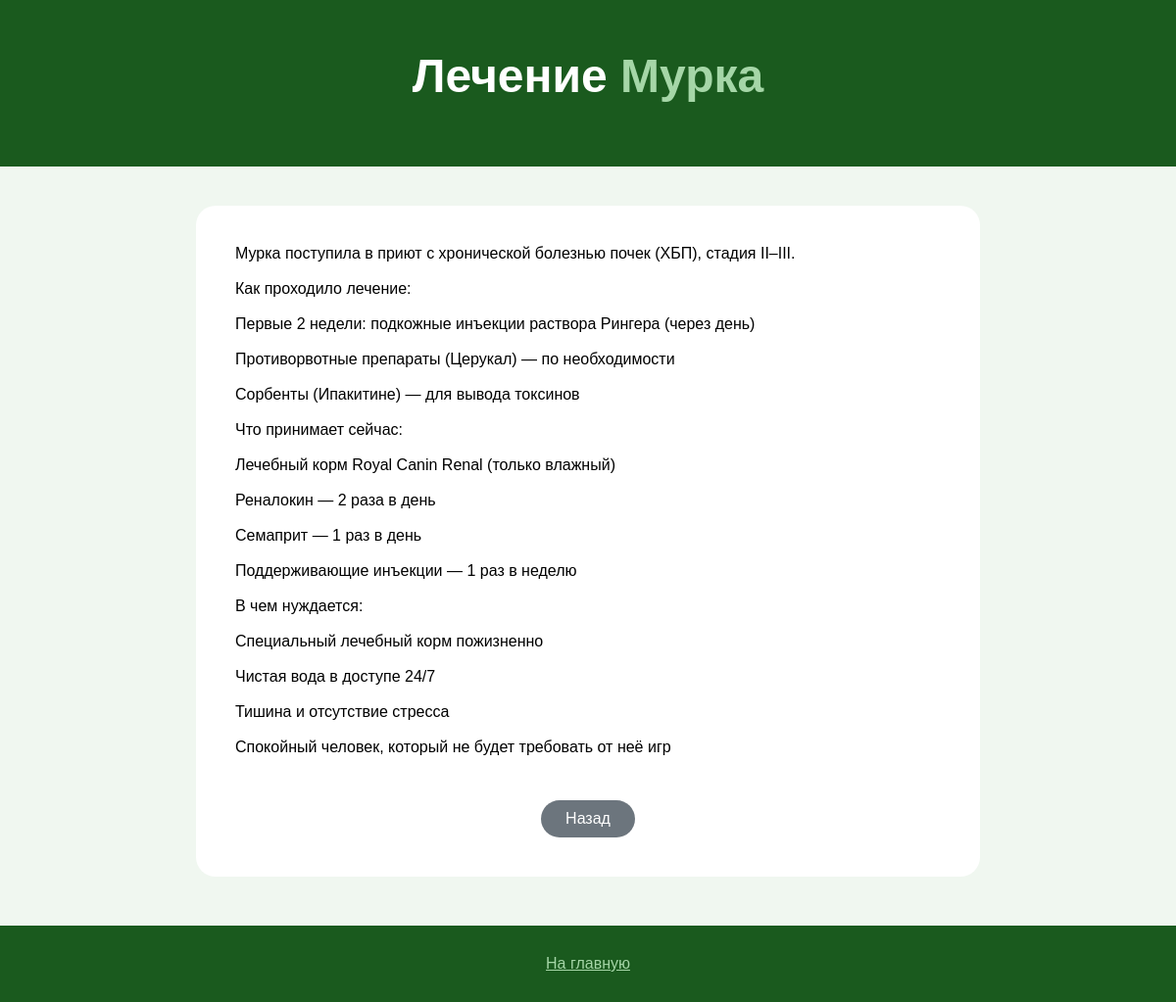
The app's page /views/treatment.php?id=3 with its own data.
### tables this page shows
CREATE TABLE `animals` (
  `id` int(11) NOT NULL,
  `name` varchar(50) NOT NULL,
  `species` varchar(30) NOT NULL,
  `breed` varchar(50) DEFAULT NULL,
  `age` int(11) DEFAULT NULL,
  `status` varchar(20) DEFAULT 'waiting',
  `photo_url` varchar(255) DEFAULT NULL
);

CREATE TABLE `animal_details` (
  `id` int(11) NOT NULL,
  `animal_id` int(11) NOT NULL,
  `character_desc` text,
  `health_desc` text,
  `story` text,
  `text` varchar(1000) NOT NULL,
  `treatment_text` text
);

### model/models.php (called while the page is built, shortened)
<?php
function detailsAnimal($pdo, $id)
{
    $sql = "SELECT * FROM animal_details WHERE animal_id = :id";
    $stmt = $pdo->prepare($sql);
    $stmt->execute([':id' => $id]);
    return $stmt->fetch();
}
?>

### views/treatment.php (the view, shortened to what this page needs)
<?php
require_once '../model/models.php';
$id = $_GET['id'];
$stmt = $pdo->prepare("SELECT * FROM animals WHERE id = $id");
$stmt->execute();
$animal = $stmt->fetch();
$details = detailsAnimal($pdo, $id);
?>
<!doctype html>
<html lang="ru">
<head>
    <link rel="stylesheet" href="../css/main.css">
</head>
<body>
    <div class="header">
        <h1>Лечение <span><?= $animal['name'] ?></span></h1>
    </div>
    <div style="max-width:800px; margin:40px auto; background:white; padding:40px; border-radius:20px;">
        <?= nl2br($details['treatment_text']) ?>
        <div style="text-align:center; margin-top:30px;"><a href="animals.php" class="btn" style="background:#6c757d;">Назад</a></div>
    </div>
<div class="footer"><p><a href="foundation.php">На главную</a></p>
</div>
</body>
</html>

### css/main.css (style rules this page uses)
* { margin: 0; padding: 0; box-sizing: border-box; }
body { font-family: Arial, sans-serif; background: #f0f7f0; }
.header { background: #1a5a1e; color: white; text-align: center; padding: 50px 20px; }
.header h1 { font-size: 48px; margin-bottom: 15px; }
.header h1 span { color: #a5d6a7; }
.btn { display: inline-block; background: #2e7d32; color: white; padding: 10px 25px; border-radius: 30px; text-decoration: none; margin-top: 15px; }
.footer { background: #1a5a1e; color: white; text-align: center; padding: 30px; margin-top: 50px; }
.footer a { color: #a5d6a7; }

### records on screen
animals: name "Мурка"
animal_details: treatment_text "Мурка поступила в приют с хронической болезнью почек (ХБП), стадия II–III. Как проходило лечение: Первые 2 недели: подкожные инъекции раствора Рингера (через день) Противорвотные препараты (Церукал) — по необходимости Сорбенты (Ипакитине) — для вывода токсинов Что принимает сейчас: Лечебный корм Royal Canin Renal (только влажный) Реналокин — 2 раза в день Семаприт — 1 раз в день Поддерживающие инъекции — 1 раз в неделю В чем нуждается: Специальный лечебный корм пожизненно Чистая вода в доступе 24/7 Тишина и отсутствие стресса Спокойный человек, который не будет требовать от неё игр"
